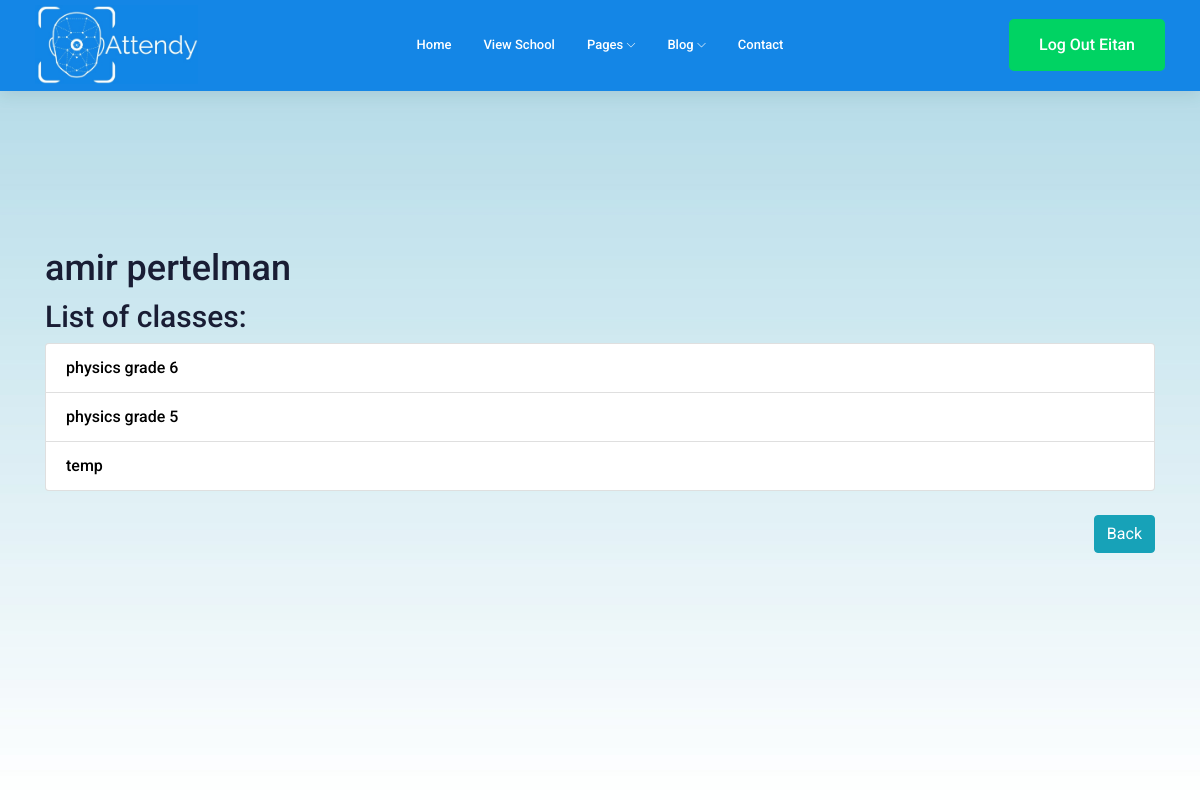
Screenshot of /view_teacher/2/ (signed in) with the database file from the repository.
### main/models.py (models this page shows, shortened)
class Teacher(models.Model):
    username = models.CharField(max_length=200, default='not set yet')
    name = models.CharField(max_length=200)
    id = models.AutoField(primary_key=True)
    is_admin = models.BooleanField(default=False)
    school = models.ForeignKey(School, default=0, on_delete=models.SET_DEFAULT)

class Class(models.Model):
    name = models.CharField(max_length=200)
    id = models.AutoField(primary_key=True)
    teacher = models.ForeignKey(Teacher, default=0, on_delete=models.SET_DEFAULT)
    student_list = models.CharField(max_length=1000, default='', blank=True)
    class Meta:
        verbose_name_plural = 'Classes'

### main/views.py (the view)
# urls.py: path('view_teacher/<int:teacher_id>/', views.view_teacher, name='view teacher'),
def view_teacher(request, teacher_id):
    if request.user.is_authenticated:
        teacher = Teacher.objects.filter(id=teacher_id)[0]
        classes = Class.objects.filter(teacher=teacher).all()
        return render(request=request, template_name='main/view_teacher.html',
                      context={'classes': classes, 'teacher': teacher})
    else:
        return redirect('main:landing page')

### main/templates/main/view_teacher.html (shortened to what this page needs)
<!DOCTYPE html>
<html lang="en">
<head>
    {% extends "main/header.html" %}
{% block content %}
<br>
<div class="container fix">
      <h1 class="title">{{teacher.name}}</h1>
    <h2 class="subtitle">List of classes:</h2>
    <ul class="list-group">
        {% for class in classes %}
        <a style="color:black; font-weight: 500;font-family: 'Roboto', sans-serif;" class="list-group-item"
           href="/view_teacher_class_for_admin/{{teacher.id}}/{{class.id}}">{{class.name}}</a>
        {% endfor %}
    </ul>
    <br>
    <a style="float:right;" class="btn btn-info" href="/">Back</a>
</div>
{% endblock %}

### main/templates/main/header.html (shortened to what this page needs)
<!DOCTYPE html>
<html lang="en">
<head>
    <link rel="stylesheet" href="/static/css/bootstrap.min.css" type="text/css">
    <link rel="stylesheet" href="/static/css/owl.carousel.min.css" type="text/css">
    <link rel="stylesheet" href="/static/css/magnific-popup.css" type="text/css">
    <link rel="stylesheet" href="/static/css/font-awesome.min.css" type="text/css">
    <link rel="stylesheet" href="/static/css/themify-icons.css" type="text/css">
    <link rel="stylesheet" href="/static/css/nice-select.css" type="text/css">
    <link rel="stylesheet" href="/static/css/flaticon.css" type="text/css">
    <link rel="stylesheet" href="/static/css/gijgo.css" type="text/css">
    <link rel="stylesheet" href="/static/css/animate.min.css" type="text/css">
    <link rel="stylesheet" href="/static/css/slicknav.css" type="text/css">
<link rel="stylesheet" type="text/css" href="https://cdn.jsdelivr.net/npm/css-toggle-switch@latest/dist/toggle-switch.css" />
    <link rel="stylesheet" href="/static/css/style.css" type="text/css">
        <link rel="stylesheet" href="https://use.fontawesome.com/releases/v5.3.1/css/all.css">
</head>
<body>
<header>
    <div class="header-area ">
        <div id="sticky-header" class="main-header-area sticky">
            <div class="container-fluid ">
                <div class="header_bottom_border">
                    <div class="row align-items-center">
                        <div class="col-xl-3 col-lg-2">
                            <div style="logo">
                                <a href="">
                                    <img style="max-width:163px;" src="/static/img/logo.jpeg" alt="">
                                </a>
                            </div>
                        </div>
                        <div class="col-xl-6 col-lg-7">
                            <div class="main-menu  d-none d-lg-block">
                                <nav>
                                    <ul id="navigation">
                                        <li><a href="/">home</a></li>
                                        <li><a href="/view_school">View School</a></li>
                                        <li><a href="#">pages <i class="ti-angle-down"></i></a>
                                        </li>
                                        <li><a href="#">blog <i class="ti-angle-down"></i></a>
                                        </li>
                                        <li><a href="contact.html">Contact</a></li>
                                    </ul>
                                </nav>
                            </div>
                        </div>
                        <div class="col-xl-3 col-lg-3 d-none d-lg-block">
                            <div class="Appointment">
                                {% if request.user.is_authenticated %}
                                <div class="d-none d-lg-block">
                                    <a class="boxed-btn3" href="/logout">Log out {{request.user.username}}</a>
                                </div>
                                {% endif %}
                            </div>
                        </div>
                        <div class="col-12">
                        </div>
                    </div>
                </div>
            </div>
        </div>
    </div>
</header>
<div class="slider_area">
    <div class="single_slider  d-flex align-items-center slider_bg_1" style=" height: 100vh;;">
        {% block content %}{% endblock %}
    </div>
</div>
</body>
</html>

### rows the page displays
Teacher: name "amir pertelman"
Class: name "physics grade 6"
Class: name "physics grade 5"
Class: name "temp"

### other values shown
{{ request.user.username }} "Eitan"
